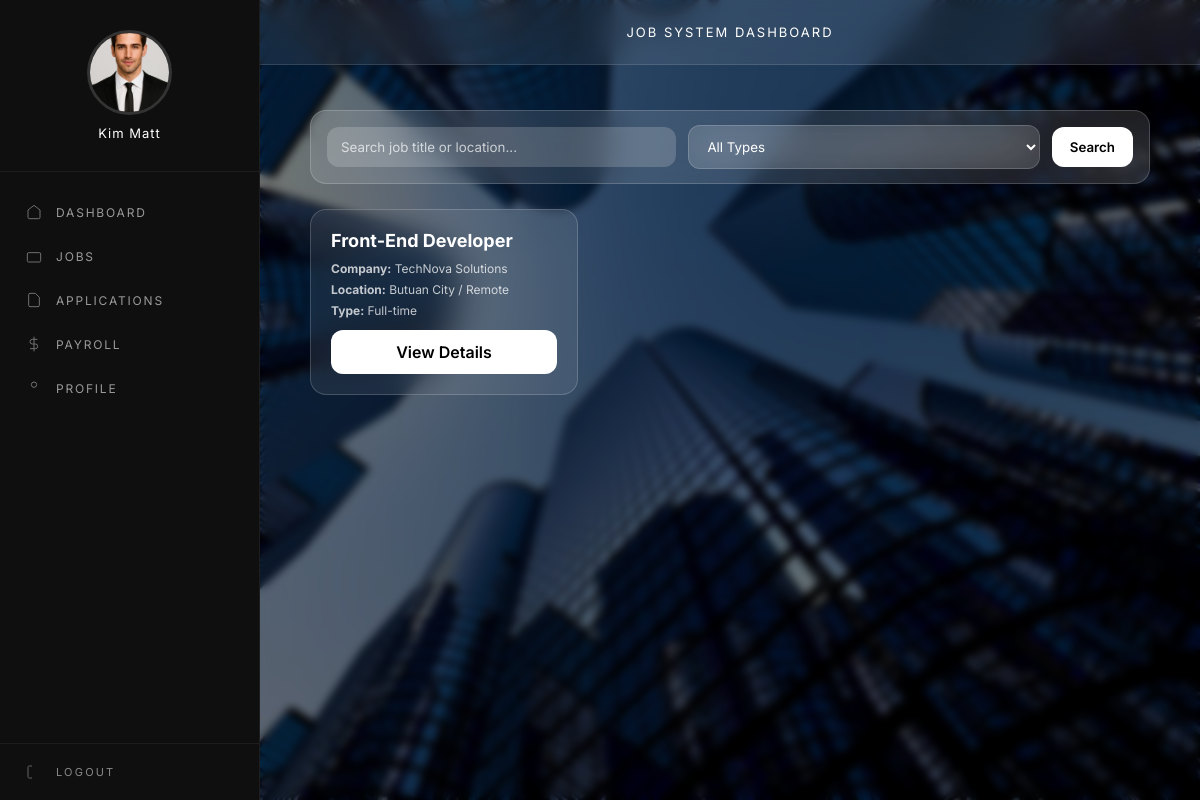
Page /user/browse-jobs.php (signed in) on the committed database.
### tables this page shows
CREATE TABLE `users` (
  `id` int(11) NOT NULL,
  `full_name` varchar(100) DEFAULT NULL,
  `email` varchar(100) DEFAULT NULL,
  `password` varchar(255) DEFAULT NULL,
  `role` enum('admin','user') DEFAULT 'user',
  `profile_pic` varchar(255) DEFAULT NULL,
  `resume_path` varchar(255) DEFAULT NULL,
  `phone` varchar(20) DEFAULT NULL,
  `address` text DEFAULT NULL,
  `created_at` timestamp NOT NULL DEFAULT current_timestamp(),
  `login_attempts` int(11) DEFAULT 0,
  `last_attempt` datetime DEFAULT NULL
);

CREATE TABLE `jobs` (
  `id` int(11) NOT NULL,
  `title` varchar(255) DEFAULT NULL,
  `company` varchar(255) DEFAULT NULL,
  `location` varchar(255) DEFAULT NULL,
  `type` enum('Full-time','Part-time','Remote','Contract') DEFAULT NULL,
  `salary_range` varchar(100) DEFAULT NULL,
  `description` text DEFAULT NULL,
  `requirements` text DEFAULT NULL,
  `slots` int(11) DEFAULT NULL,
  `status` enum('open','closed') DEFAULT 'open',
  `posted_by` int(11) DEFAULT NULL,
  `created_at` timestamp NOT NULL DEFAULT current_timestamp()
);

### user/browse-jobs.php (the view, shortened to what this page needs)
<?php
include "../includes/header.php";
require_once "../includes/auth.php";
$search = $_GET['search'] ?? '';
$sql = "SELECT * FROM jobs WHERE status='open'";
$stmt = $pdo->prepare($sql);
$stmt->execute();
$jobs = $stmt->fetchAll();
?>
<!DOCTYPE html>
<html>
<head>
</head>
<body>
<?php include "sidebar.php"; ?>
<div class="main">
    <form method="GET">
        <input type="text"
               name="search"
               placeholder="Search job title or location..."
               value="<?= htmlspecialchars($search) ?>">
        <select name="type">
            <option value="">All Types</option>
        </select>
        <button class="btn" type="submit">Search</button>
    </form>
    <div class="grid">
        <?php foreach($jobs as $job): ?>
        <div class="card">
            <h3><?= htmlspecialchars($job['title']) ?></h3>
            <p><strong>Company:</strong> <?= htmlspecialchars($job['company']) ?></p>
            <p><strong>Location:</strong> <?= htmlspecialchars($job['location']) ?></p>
            <p><strong>Type:</strong> <?= htmlspecialchars($job['type']) ?></p>
            <a class="btn" href="job-detail.php?id=<?= $job['id'] ?>">
                View Details
            </a>
        </div>
        <?php endforeach; ?>
    </div>
</div>
</body>
</html>

### user/sidebar.php (shortened to what this page needs)
<?php
require_once "../includes/auth.php";
$user_id = $_SESSION['user_id'];
$stmt = $pdo->prepare("SELECT full_name, profile_pic FROM users WHERE id=?");
$stmt->execute([$user_id]);
$user = $stmt->fetch();
$fullName = $user['full_name'] ?? 'User';
$profilePic = $user['profile_pic'] ?? 'default.png';
?>
<div class="sidebar">
  <div class="profile-box">
    <img src="../uploads/<?= htmlspecialchars($profilePic) ?>"
         onerror="this.src='../uploads/default.png'">
    <div class="name">
      <?= htmlspecialchars($fullName) ?>
    </div>
  </div>
  <nav class="sidebar-nav">
    <a href="dashboard.php">
      <svg class="nav-icon" viewBox="0 0 24 24" fill="none" stroke="currentColor" stroke-width="1.5">
        <path d="M3 9l9-7 9 7v11a2 2 0 0 1-2 2H5a2 2 0 0 1-2-2z"/>
      </svg>
      Dashboard
    </a>
    <a href="browse-jobs.php">
      <svg class="nav-icon" viewBox="0 0 24 24" fill="none" stroke="currentColor" stroke-width="1.5">
        <rect x="2" y="7" width="20" height="14" rx="2"/>
      </svg>
      Jobs
    </a>
    <a href="my-applications.php">
      <svg class="nav-icon" viewBox="0 0 24 24" fill="none" stroke="currentColor" stroke-width="1.5">
        <path d="M14 2H6a2 2 0 0 0-2 2v16a2 2 0 0 0 2 2h12a2 2 0 0 0 2-2V8z"/>
      </svg>
      Applications
    </a>
    <a href="my-payroll.php">
      <svg class="nav-icon" viewBox="0 0 24 24" fill="none" stroke="currentColor" stroke-width="1.5">
        <path d="M12 1v22M17 5H9.5a3.5 3.5 0 0 0 0 7H14a3.5 3.5 0 0 1 0 7H6"/>
      </svg>
      Payroll
    </a>
    <a href="profile.php">
      <svg class="nav-icon" viewBox="0 0 24 24" fill="none" stroke="currentColor" stroke-width="1.5">
        <circle cx="12" cy="7" r="4"/>
      </svg>
      Profile
    </a>
  </nav>
  <div class="sidebar-footer">
    <a href="../logout.php">
      <svg class="nav-icon" viewBox="0 0 24 24" fill="none" stroke="currentColor" stroke-width="1.5">
        <path d="M9 21H5a2 2 0 0 1-2-2V5a2 2 0 0 1 2-2h4"/>
      </svg>
      Logout
    </a>
  </div>
</div>

### user/browse-jobs.php (style rules this page uses)
* { margin: 0; padding: 0; box-sizing: border-box; font-family: 'Inter', sans-serif; }
body { min-height: 100vh; display: flex; background: url("../assets/images/bg.jpg") center/cover no-repeat; color: #fff; }
body::before { content: ""; position: fixed; inset: 0; background: rgba(0,0,0,0.55); backdrop-filter: blur(4px); z-index: 0; }
.main { margin-left: 260px; flex: 1; padding: 110px 50px 50px 50px; position: relative; z-index: 1; }
form { display: flex; gap: 12px; padding: 14px 16px; border-radius: 16px; background: rgba(255,255,255,0.12); backdrop-filter: blur(18px); -webkit-backdrop-filter: blur(18px); border: 1px solid rgba(255,255,255,0.18); margin-bottom: 25px; align-items: center; flex-wrap: wrap; }
form input { flex: 1; min-width: 180px; padding: 12px 14px; border: none; outline: none; border-radius: 12px; background: rgba(255,255,255,0.18); color: #fff; }
form input::placeholder { color: rgba(255,255,255,0.7); }
form select { flex: 1; min-width: 180px; padding: 12px 14px; border-radius: 12px; border: 1px solid rgba(255,255,255,0.18); outline: none; background: rgba(255,255,255,0.12); color: #fff; backdrop-filter: blur(18px); -webkit-backdrop-filter: blur(18px); cursor: pointer; }
form select option { background: #1a1a1a; color: #fff; }
.btn { padding: 12px 18px; border-radius: 12px; border: none; background: #fff; color: #000; font-weight: 600; cursor: pointer; text-decoration: none; }
.grid { display: grid; grid-template-columns: repeat(auto-fill, minmax(260px, 1fr)); gap: 18px; }
.card { padding: 20px; border-radius: 16px; background: rgba(255,255,255,0.08); border: 1px solid rgba(255,255,255,0.18); backdrop-filter: blur(18px); }
.card h3 { font-size: 18px; margin-bottom: 10px; }
.card p { font-size: 12px; color: rgba(255,255,255,0.75); margin-bottom: 6px; }
.card .btn { display: block; margin-top: 12px; text-align: center; }

### user/sidebar.php (style rules this page uses)
* { margin: 0; padding: 0; box-sizing: border-box; }
.sidebar { width: 260px; height: 100vh; position: fixed; top: 0; left: 0; background: #0f0f0f; border-right: 1px solid rgba(255,255,255,0.06); display: flex; flex-direction: column; }
.profile-box { padding: 30px 20px; text-align: center; border-bottom: 1px solid rgba(255,255,255,0.06); }
.profile-box img { width: 85px; height: 85px; border-radius: 50%; object-fit: cover; border: 3px solid rgba(255,255,255,0.15); }
.profile-box .name { margin-top: 10px; font-size: 13px; color: #fff; letter-spacing: 1px; }
.sidebar-nav { flex: 1; padding: 20px 0; display: flex; flex-direction: column; gap: 4px; }
.sidebar-nav a { display: flex; align-items: center; gap: 14px; padding: 12px 26px; font-size: 12px; letter-spacing: 0.15em; text-transform: uppercase; color: #9a9a9a; text-decoration: none; transition: 0.25s; position: relative; }
.sidebar-nav a::before { content: ''; position: absolute; left: 0; width: 2px; height: 60%; background: #fff; transform: scaleY(0); transition: 0.25s; }
.nav-icon { width: 16px; height: 16px; opacity: 0.7; }
.sidebar-footer { padding: 20px 26px; border-top: 1px solid rgba(255,255,255,0.06); }
.sidebar-footer a { display: flex; align-items: center; gap: 14px; font-size: 11px; letter-spacing: 0.2em; color: #888; text-transform: uppercase; text-decoration: none; transition: 0.2s; }

### rows in the picture
users: profile_pic (picture), full_name "Kim Matt"
jobs: title "Front-End Developer", company "TechNova Solutions", location "Butuan City / Remote", type "Full-time"
